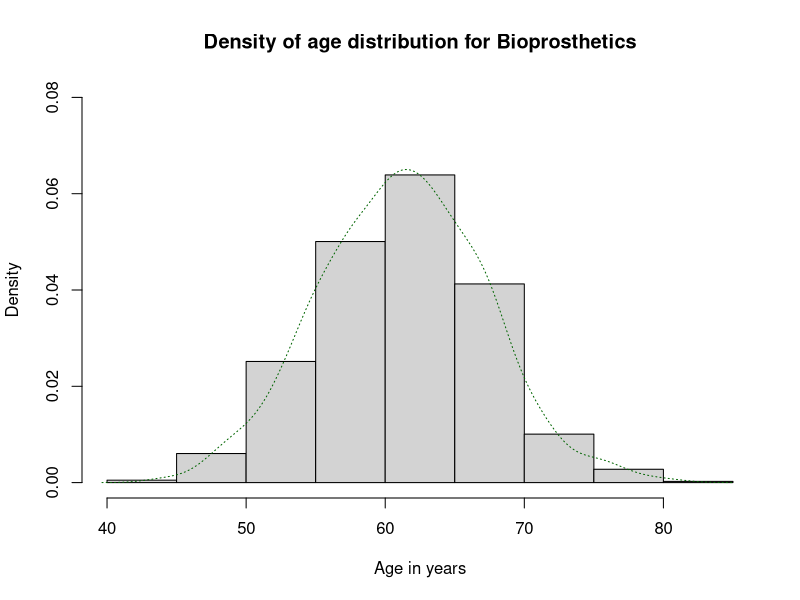
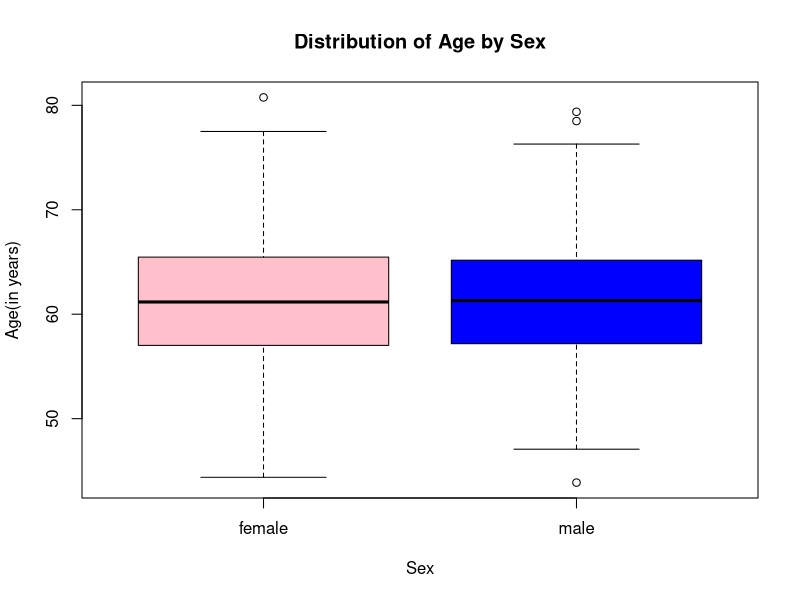
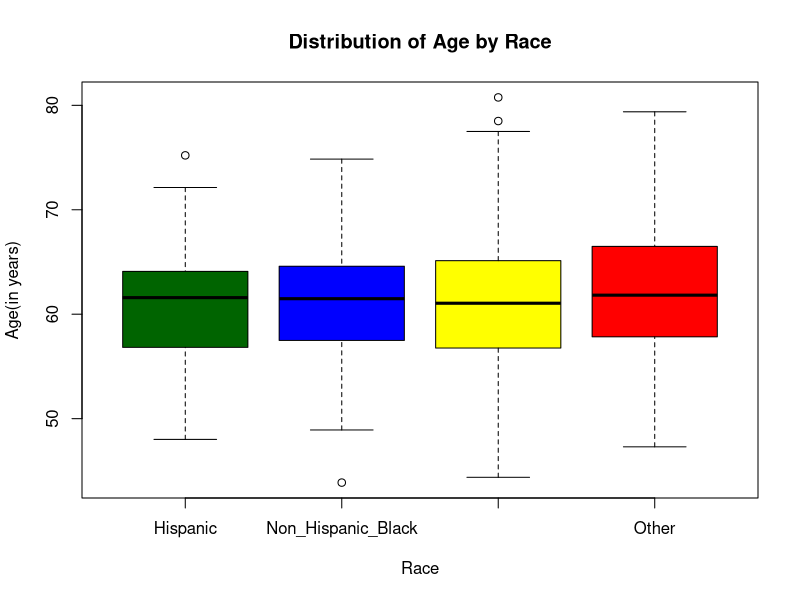

These charts were generated, in order, by the following R code:
## ---- chunk 1
#install.packages("ggplot2")
library(ggplot2)
## ---- chunk 2
genBioprosthetic <- function(number){
  
  #Demographics
  age <- rnorm(n = number, mean = 61.2, sd = 5.9)
  #density distribution of age
  hist(age, main = "Density of age distribution for Bioprosthetics", 
       freq = FALSE, ylim = c(0, 0.08) , xlab = "Age in years")
  lines(density(age), col = "dark green", lty="dotted")

  #we know that 43% of the Bioprosthetics are males
  male <- rep(x = "male", times = floor(0.43*number))
  female <- rep(x = "female", times = ceiling(0.57*number))
  sex_raw <- c(male, female)
  sex <- sample(x = sex_raw, size = number, replace = FALSE)
  #distribution of age by sex
  boxplot(age~sex,  col = (c("pink","blue")),
        main = "Distribution of Age by Sex", xlab = "Sex", ylab = "Age(in years)")

  non_his_w <- rep(x = "Non_Hispanic_White", times = floor(0.57*number))
  non_his_b <- rep(x = "Non_Hispanic_Black", times = floor(0.13*number))
  hisp <- rep(x = "Hispanic", times = ceiling(0.08*number))
  oth <- rep(x = "Other", times = ceiling(0.22*number))
  race_raw <- c(non_his_w, non_his_b, hisp, oth)
  race <- sample(x = race_raw, size = number, replace = FALSE) 
  #distribution of age by race
  boxplot(age~race,  col = (c("Dark Green","blue", "Yellow", "Red")),
        main = "Distribution of Age by Race", xlab = "Race", ylab = "Age(in years)")

  emergent_admission <- rbinom(n = number, size = 1, prob = 0.55)

  concomitant_tricuspid_valve_repair <- rbinom(n = number, size = 1, prob = 0.05)

  #Comorbidities
  coagulation <- rbinom(n = number, size = 1, prob = 0.07)
  hypertension <- rbinom(n = number, size = 1, prob = 0.59)
  diabetes_mellitus <- rbinom(n = number, size = 1, prob = 0.25)
  sepsis <- rbinom(n = number, size = 1, prob = 0.04)
  coronary_artery_disease <- rbinom(n = number, size = 1, prob = 0.42)
  congestive_heart_failure <- rbinom(n = number, size = 1, prob = 0.58)
  artrial_fibrillation <- rbinom(n = number, size = 1, prob = 0.43)
  peripheral_vascular_disease <- rbinom(n = number, size = 1, prob = 0.05)
  cerebro_vascular_disease <- rbinom(n = number, size = 1, prob = 0.09)
  chronic_obstructive_pulmonary_disease <- rbinom(n = number, size = 1, prob = 0.23)
  chronic_kidney_disease <- rbinom(n = number, size = 1, prob = 0.11)
  liver_disease <- rbinom(n = number, size = 1, prob = 0.08)
  cancer <- rbinom(n = number, size = 1, prob = 0.05)
  
  #Year of Surgery
  years_raw <- c(rep(x = "1997", times = floor(0.03*number)), 
               rep(x = "1998", times = floor(0.04*number)),
               rep(x = "1999", times = floor(0.05*number)),
               rep(x = "2000", times = floor(0.05*number)),
               rep(x = "2001", times = floor(0.08*number)),
               rep(x = "2002", times = ceiling(0.08*number)),
               rep(x = "2003", times = ceiling(0.09*number)),
               rep(x = "2004", times = ceiling(0.13*number)),
               rep(x = "2005", times = ceiling(0.13*number)),
               rep(x = "2006", times = ceiling(0.15*number)),
               rep(x = "2007", times = ceiling(0.17*number))
               )
  year <- sample(x = years_raw, size = number, replace = FALSE)

} 
print("Generating dataset for people who had Bioprosthetic Valve replacement")
bioprosthetic_group <- genBioprosthetic(795)
